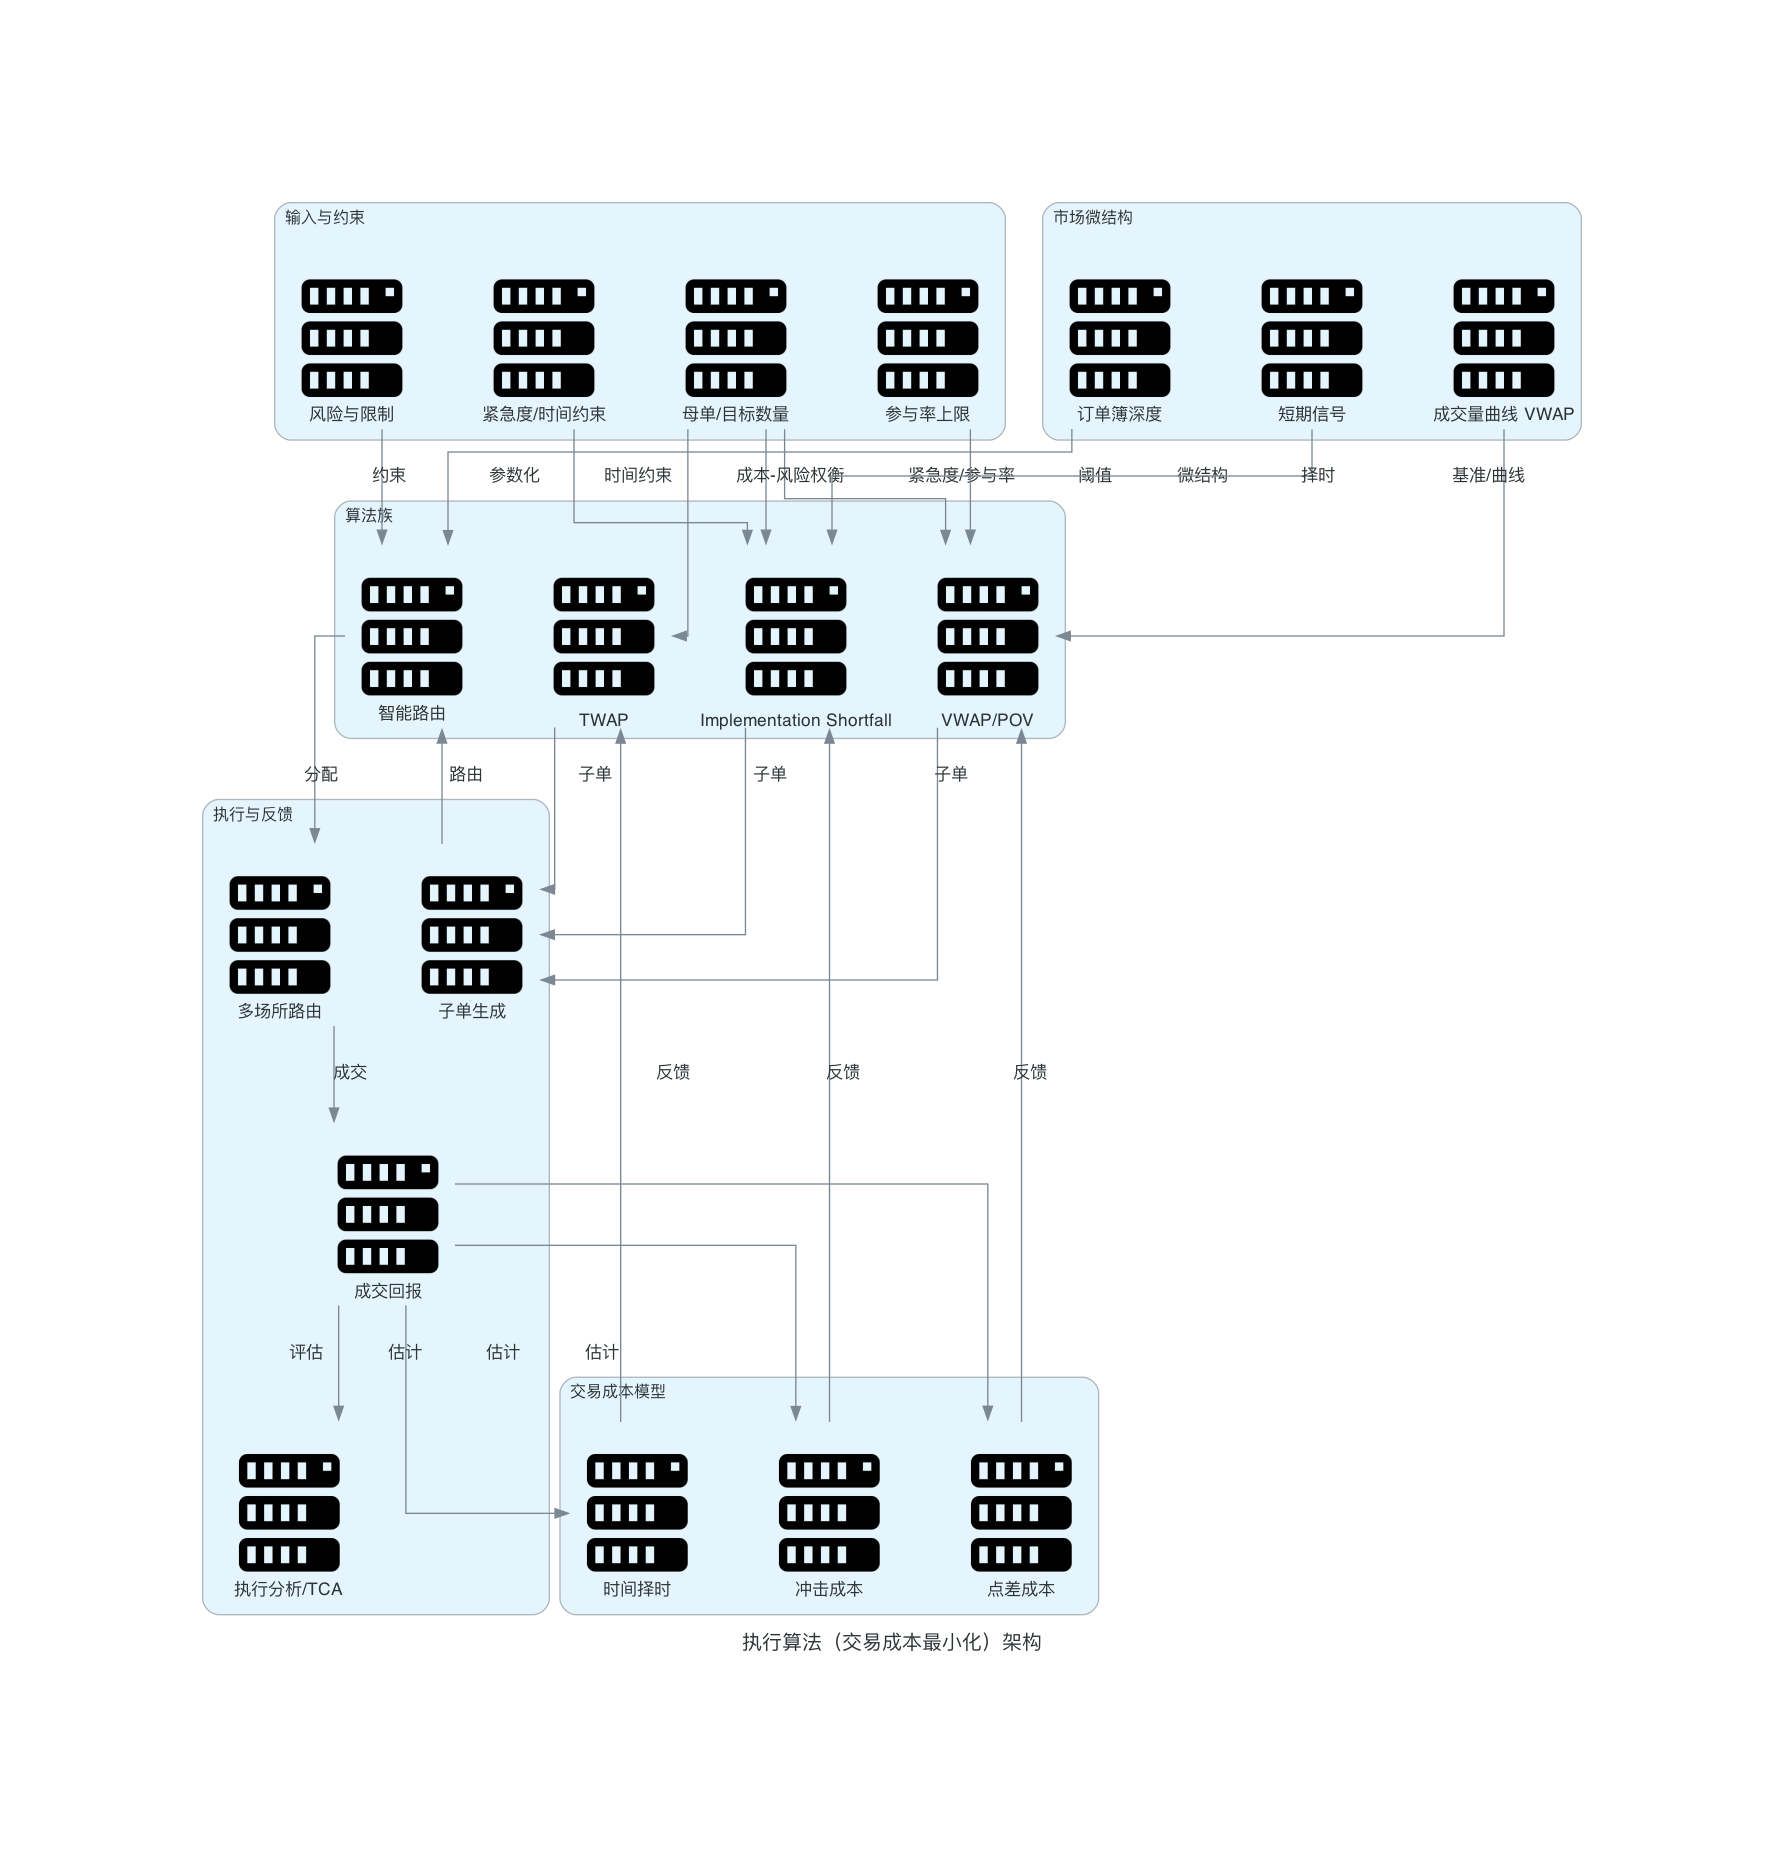

Python code for this plot:
from diagrams import Diagram, Cluster, Edge
from diagrams.onprem.compute import Server


def create_execution_algorithm(filename: str, outformat: str) -> None:
    with Diagram("执行算法（交易成本最小化）架构", filename=filename, show=False, outformat=outformat, direction="TB"):
        with Cluster("输入与约束"):
            parent_order = Server("母单/目标数量")
            urgency = Server("紧急度/时间约束")
            participation = Server("参与率上限")
            risk_limits = Server("风险与限制")

        with Cluster("市场微结构"):
            order_book = Server("订单簿深度")
            volume_profile = Server("成交量曲线 VWAP")
            short_term_alpha = Server("短期信号")

        with Cluster("算法族"):
            vwap = Server("VWAP/POV")
            twap = Server("TWAP")
            is_algo = Server("Implementation Shortfall")
            smart_router = Server("智能路由")

        with Cluster("交易成本模型"):
            impact = Server("冲击成本")
            spread = Server("点差成本")
            timing = Server("时间择时")

        with Cluster("执行与反馈"):
            child_orders = Server("子单生成")
            venues = Server("多场所路由")
            fills = Server("成交回报")
            analytics = Server("执行分析/TCA")

        parent_order >> Edge(label="紧急度/参与率") >> vwap
        parent_order >> Edge(label="时间约束") >> twap
        parent_order >> Edge(label="成本-风险权衡") >> is_algo
        urgency >> Edge(label="参数化") >> is_algo
        participation >> Edge(label="阈值") >> vwap
        risk_limits >> Edge(label="约束") >> smart_router

        order_book >> Edge(label="微结构") >> smart_router
        volume_profile >> Edge(label="基准/曲线") >> vwap
        short_term_alpha >> Edge(label="择时") >> is_algo

        vwap >> Edge(label="子单") >> child_orders
        twap >> Edge(label="子单") >> child_orders
        is_algo >> Edge(label="子单") >> child_orders
        child_orders >> Edge(label="路由") >> smart_router

        smart_router >> Edge(label="分配") >> venues
        venues >> Edge(label="成交") >> fills

        fills >> Edge(label="估计") >> impact
        fills >> Edge(label="估计") >> spread
        fills >> Edge(label="估计") >> timing
        impact >> Edge(label="反馈") >> is_algo
        spread >> Edge(label="反馈") >> vwap
        timing >> Edge(label="反馈") >> twap
        fills >> Edge(label="评估") >> analytics


if __name__ == "__main__":
    create_execution_algorithm(filename="execution_algorithm", outformat="png")
    create_execution_algorithm(filename="execution_algorithm", outformat="pdf")
